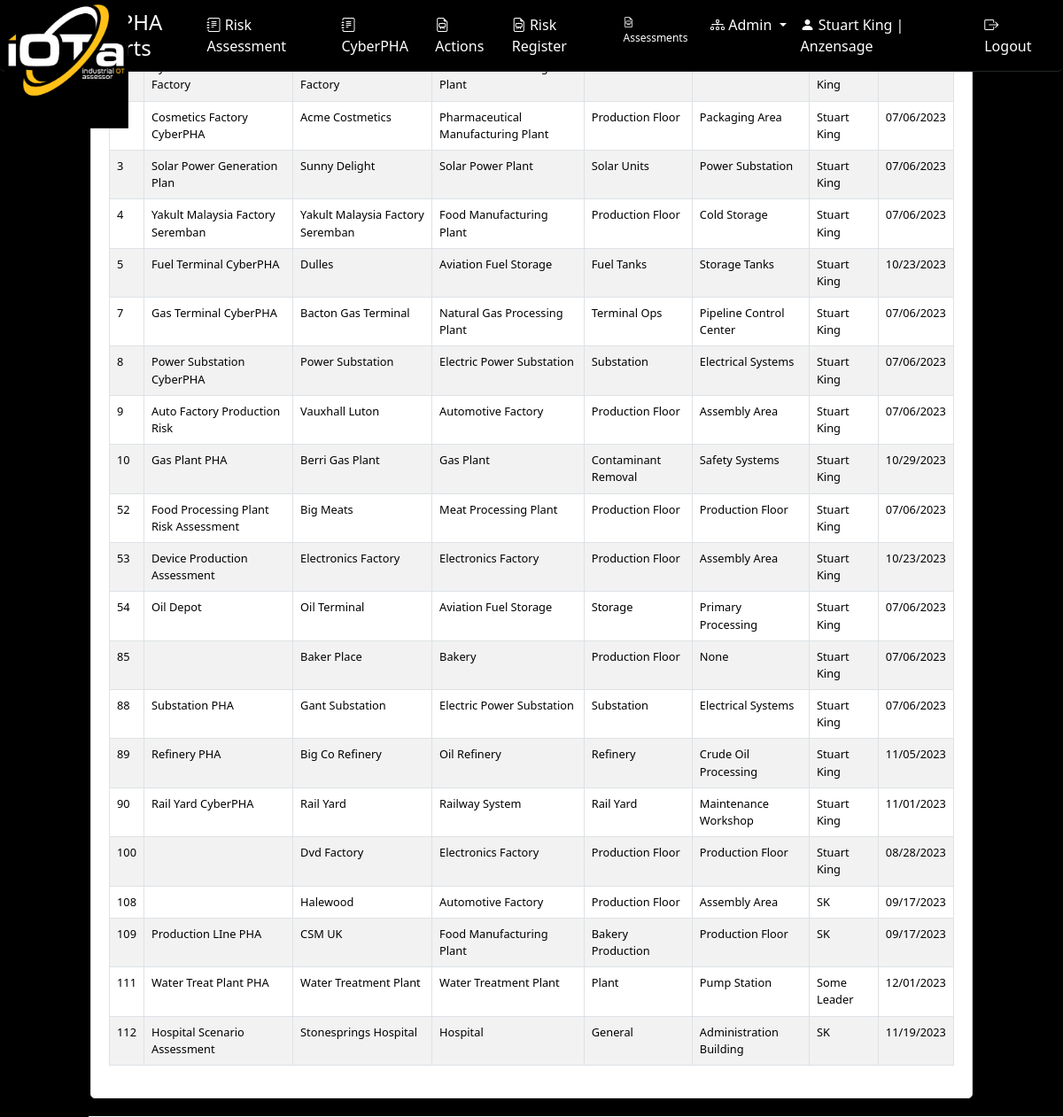
The app's page /OTRisk/reports_pha (signed in), older data.
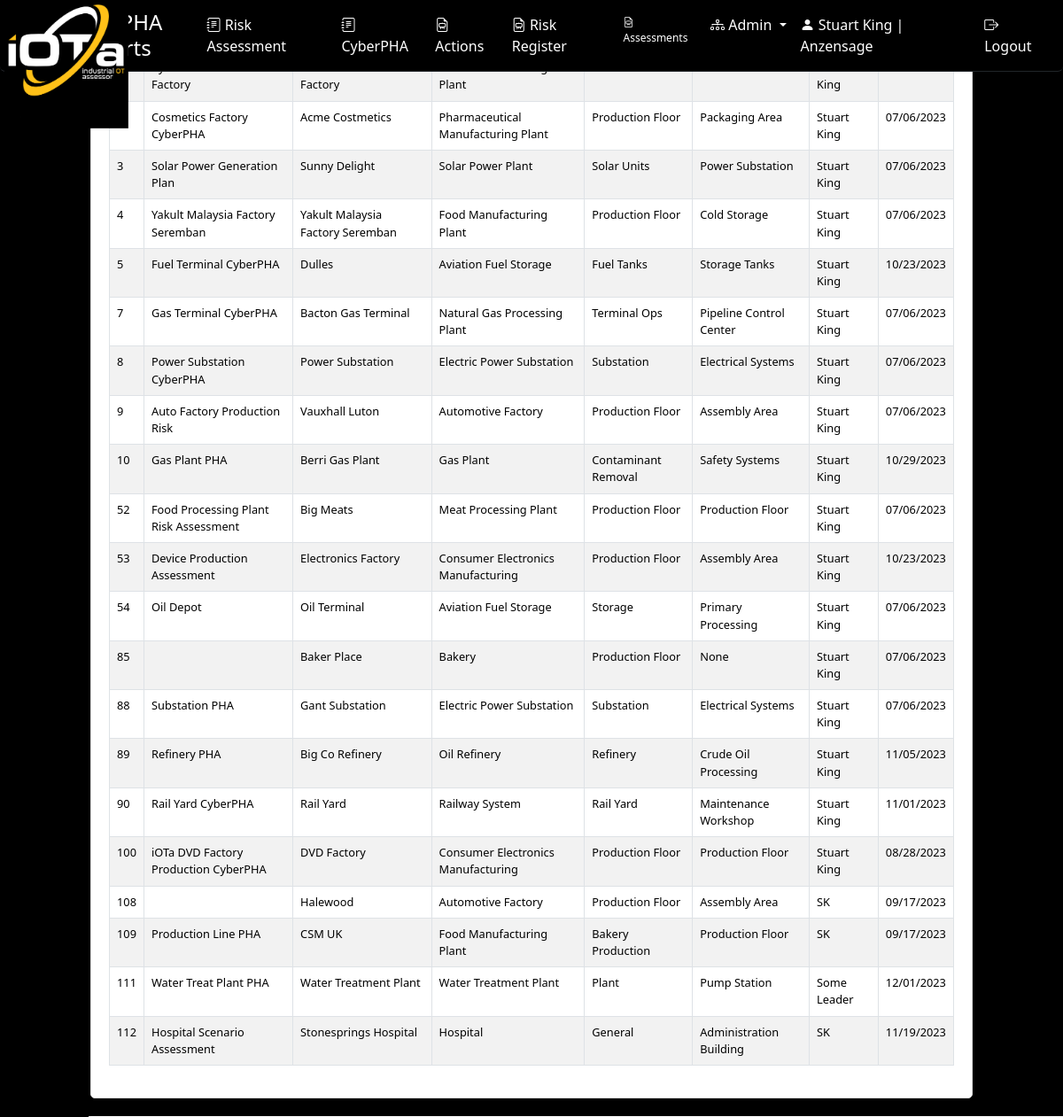
The same page, newer data.
### OTRisk/models/Model_CyberPHA.py (models this page shows, shortened)
class tblCyberPHAHeader(models.Model):
    ID = models.AutoField(primary_key=True)
    PHALeader = models.CharField(max_length=30)
    PHALeaderEmail = models.CharField(max_length=50)
    FacilityID = models.IntegerField()
    FacilityName = models.CharField(max_length=50)
    FacilityOwner = models.CharField(max_length=50)
    FacilityScope = models.CharField(max_length=255)
    Description = models.CharField(max_length=255)
    Notes = models.TextField(max_length=255)
    Date = models.DateTimeField()
    AssessmentUnit = models.CharField(max_length=100)
    AssessmentNode = models.CharField(max_length=100)
    AssessmentZone = models.CharField(max_length=100)
    FacilityType = models.CharField(max_length=100)
    Industry = models.TextField(max_length=30)
    EmployeesOnSite = models.IntegerField()
    AssessmentStartDate = models.DateField()
    AssessmentEndDate = models.DateField()
    AssessmentStatus = models.CharField(max_length=10)
    UserID = models.CharField(max_length=10)
    Timestamp = models.DateField
    Deleted = models.IntegerField()
    facilityAddress = models.CharField(max_length=255)
    title = models.TextField()
    safetySummary = models.TextField()
    chemicalSummary = models.TextField()
    physicalSummary = models.TextField()
    otherSummary = models.TextField()
    complianceSummary = models.TextField()
    country = models.TextField()
    SHIFT_MODELS = [
        ('Single Shift Model', 'Single Shift Model'),
        ('Double Shift Model', 'Double Shift Model'),
        ('Three-Shift (24/7) Model', 'Three-Shift (24/7) Model'),
        ('Rotating Shift Model', 'Rotating Shift Model'),
        ('Fixed Shift Model', 'Fixed Shift Model'),
        ('Split Shift Model', 'Split Shift Model'),
        ('On-Call or Flex Shift Model', 'On-Call or Flex Shift Model'),
        ('Compressed Workweek Model', 'Compressed Workweek Model'),
        ('Part-Time or Seasonal Model', 'Part-Time or Seasonal Model'),
        ('Hybrid Shift Models', 'Hybrid Shift Models'),
    ]
    shift_model = models.CharField(max_length=50, choices=SHIFT_MODELS)
    annual_revenue = models.DecimalField(max_digits=10, decimal_places=0)
    cyber_insurance = models.BooleanField(default=False)
    pha_score = models.IntegerField()
    sl_t = models.PositiveSmallIntegerField(choices=SECURITY_LEVELS, default=0)
    assessment = models.IntegerField(null=True, blank=True)
    bia_scenarios = models.IntegerField(null=True, blank=True)  # overall bia score based on all scenarios
    risk_scenarios = models.IntegerField(null=True, blank=True)  # overall cyberPHA risk score based on all scenarios
    coho = models.IntegerField(default=0)  # facility cost per operating hour
    npm = models.IntegerField(default=0)  # net profit margin
    threatSummary = models.TextField(default="No Summary Saved", null=True)
    insightSummary = models.TextField(default="No Summary Saved", null=True)
    strategySummary = models.TextField(default="No Summary Saved", null=True)
    groups = models.ManyToManyField(CyberPHA_Group, blank=True)
    class Meta:
        db_table = 'tblCyberPHAHeader'

### OTRisk/raw_views.py (the view)
# urls.py: path('reports_pha', views.reports_pha, name='reports_pha'),
@login_required()
def reports_pha(request):
    org_id = get_user_organization_id(request)
    organization_id_from_session = request.session.get('user_organization')
    users_in_organization = User.objects.filter(userprofile__organization__id=organization_id_from_session)
    pha_reports = tblCyberPHAHeader.objects.filter(UserID__in=users_in_organization, Deleted=0)
    return render(request, 'report_pha.html',
                  {'pha_reports': pha_reports})

### OTRisk/dashboard_views.py (called while the page is built)
def get_user_organization_id(request):
    user_profile = UserProfile.objects.get(user=request.user)
    request.session['user_organization'] = user_profile.organization.id
    return user_profile.organization.id

### OTRisk/templates/OTRisk/report_pha.html (shortened to what the changed rows need)
{% load static %}
<!DOCTYPE html>
<html>
<head>
    <link rel="stylesheet" href="https://stackpath.bootstrapcdn.com/bootstrap/4.1.1/css/bootstrap.min.css">
    <link rel="stylesheet" href="https://cdnjs.cloudflare.com/ajax/libs/bootstrap-select/1.13.1/css/bootstrap-select.min.css">
    <link href="https://cdn.jsdelivr.net/npm/bootstrap-icons@1.7.1/font/bootstrap-icons.css" rel="stylesheet">
    <link rel="stylesheet" href="https://cdn.datatables.net/1.10.2/css/jquery.dataTables.min.css">
    <link href="https://cdn.jsdelivr.net/npm/select2@4.1.0-beta.1/dist/css/select2.min.css" rel="stylesheet" />
    {% load django_bootstrap5 %}
     {% bootstrap_css %}
</head>
<body>
<div class="row">
    <div class="col-md-10 bg-black">
    <div id="headertableWrapper" class="table-wrapper">
        <table id="headertable" class="table table-striped table-bordered small-font">
        <thead>
            <tr>
                <th>ID</th>
                <th>Title</th>
                <th>Site</th>
                <th>Type</th>
                <th>Unit</th>
                <th>Zone</th>
                <th>Leader</th>
                <th>Date</th>
            </tr>
        </thead>
        <tbody>
            {% for pha_reports in pha_reports %}
                <tr data-id="{{ pha_reports.ID }}" class="selectable-row">
                    <td>{{ pha_reports.ID }}</td>
                    <td>{{ pha_reports.title }}</td>
                    <td>{{ pha_reports.FacilityName }}</td>
                    <td>{{ pha_reports.FacilityType }}</td>
                    <td>{{ pha_reports.AssessmentUnit }}</td>
                    <td>{{ pha_reports.AssessmentZone }}</td>
                    <td>{{ pha_reports.PHALeader }}</td>
                    <td>{{ pha_reports.AssessmentStartDate|date:"m/d/Y" }}</td>
                </tr>
            {% endfor %}
        </tbody>
        </table>
    </div>
    </div>
</div>
</body>
</html>

Row changes from the older to the newer data that the page shows:
changed tblCyberPHAHeader "Device Production Assessment": FacilityType "Electronics Factory" → "Consumer Electronics Manufacturing"
changed tblCyberPHAHeader id 100: title (not shown) → "iOTa DVD Factory Production CyberPHA"; FacilityName "Dvd Factory" → "DVD Factory"; FacilityType "Electronics Factory" → "Consumer Electronics Manufacturing"
changed tblCyberPHAHeader "CSM UK": title "Production LIne PHA" → "Production Line PHA"
